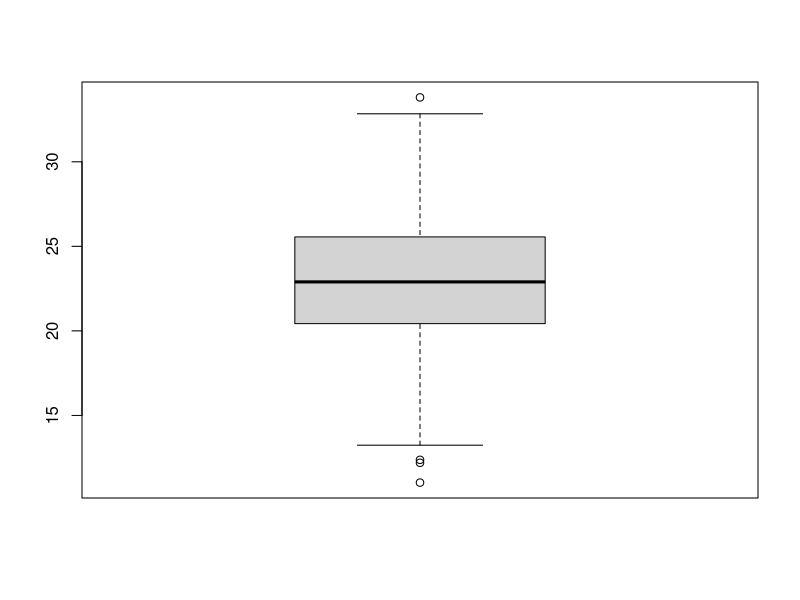
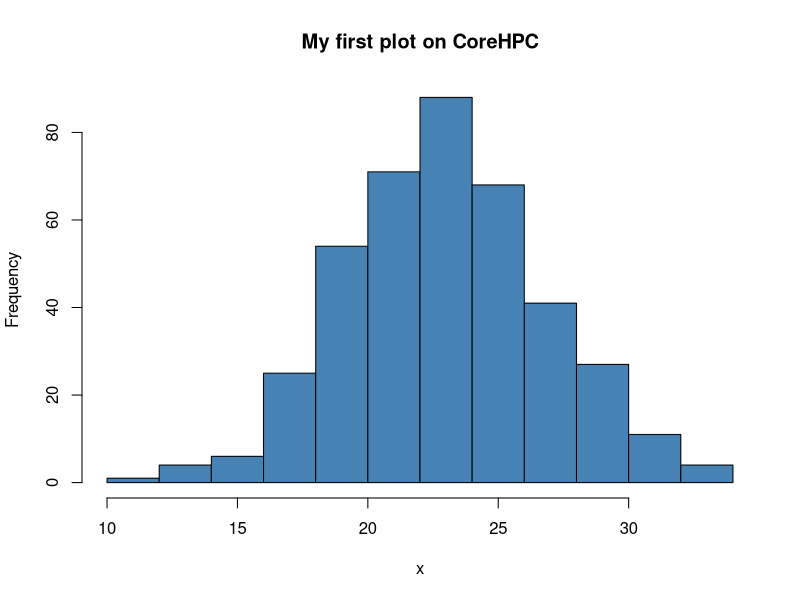

These figures' R source, in order:
set.seed(42)
x <- rnorm(400, mean = 23, sd = 4)
boxplot(x)
png("my-plot.png", width = 600, height = 400)
hist(x, col = "steelblue", main = "My first plot on CoreHPC")
dev.off()
